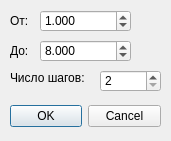
<?xml version="1.0" encoding="UTF-8"?>
<ui version="4.0">
 <class>Correlation</class>
 <widget class="QDialog" name="Correlation">
  <property name="geometry">
   <rect>
    <x>0</x>
    <y>0</y>
    <width>171</width>
    <height>141</height>
   </rect>
  </property>
  <property name="windowTitle">
   <string>Взаимные корреляции</string>
  </property>
  <widget class="QDialogButtonBox" name="buttonBox">
   <property name="geometry">
    <rect>
     <x>10</x>
     <y>100</y>
     <width>151</width>
     <height>32</height>
    </rect>
   </property>
   <property name="orientation">
    <enum>Qt::Horizontal</enum>
   </property>
   <property name="standardButtons">
    <set>QDialogButtonBox::Cancel|QDialogButtonBox::Ok</set>
   </property>
  </widget>
  <widget class="QDoubleSpinBox" name="sbEnd">
   <property name="geometry">
    <rect>
     <x>40</x>
     <y>40</y>
     <width>91</width>
     <height>22</height>
    </rect>
   </property>
   <property name="decimals">
    <number>3</number>
   </property>
   <property name="maximum">
    <double>999999999.990000009536743</double>
   </property>
   <property name="singleStep">
    <double>0.100000000000000</double>
   </property>
   <property name="value">
    <double>8.000000000000000</double>
   </property>
  </widget>
  <widget class="QLabel" name="label_2">
   <property name="geometry">
    <rect>
     <x>10</x>
     <y>10</y>
     <width>31</width>
     <height>21</height>
    </rect>
   </property>
   <property name="text">
    <string>От:</string>
   </property>
  </widget>
  <widget class="QDoubleSpinBox" name="sbBegin">
   <property name="geometry">
    <rect>
     <x>40</x>
     <y>10</y>
     <width>91</width>
     <height>22</height>
    </rect>
   </property>
   <property name="decimals">
    <number>3</number>
   </property>
   <property name="maximum">
    <double>999999999.990000009536743</double>
   </property>
   <property name="singleStep">
    <double>0.010000000000000</double>
   </property>
   <property name="value">
    <double>1.000000000000000</double>
   </property>
  </widget>
  <widget class="QLabel" name="label_3">
   <property name="geometry">
    <rect>
     <x>10</x>
     <y>40</y>
     <width>21</width>
     <height>21</height>
    </rect>
   </property>
   <property name="text">
    <string>До:</string>
   </property>
  </widget>
  <widget class="QSpinBox" name="sbStep">
   <property name="geometry">
    <rect>
     <x>100</x>
     <y>70</y>
     <width>61</width>
     <height>22</height>
    </rect>
   </property>
   <property name="minimum">
    <number>2</number>
   </property>
   <property name="maximum">
    <number>999999</number>
   </property>
  </widget>
  <widget class="QLabel" name="label_4">
   <property name="geometry">
    <rect>
     <x>10</x>
     <y>70</y>
     <width>91</width>
     <height>16</height>
    </rect>
   </property>
   <property name="text">
    <string>Число шагов:</string>
   </property>
  </widget>
 </widget>
 <tabstops>
  <tabstop>sbBegin</tabstop>
  <tabstop>sbEnd</tabstop>
  <tabstop>sbStep</tabstop>
 </tabstops>
 <resources/>
 <connections>
  <connection>
   <sender>buttonBox</sender>
   <signal>accepted()</signal>
   <receiver>Correlation</receiver>
   <slot>accept()</slot>
   <hints>
    <hint type="sourcelabel">
     <x>248</x>
     <y>254</y>
    </hint>
    <hint type="destinationlabel">
     <x>157</x>
     <y>274</y>
    </hint>
   </hints>
  </connection>
  <connection>
   <sender>buttonBox</sender>
   <signal>rejected()</signal>
   <receiver>Correlation</receiver>
   <slot>reject()</slot>
   <hints>
    <hint type="sourcelabel">
     <x>316</x>
     <y>260</y>
    </hint>
    <hint type="destinationlabel">
     <x>286</x>
     <y>274</y>
    </hint>
   </hints>
  </connection>
 </connections>
</ui>
